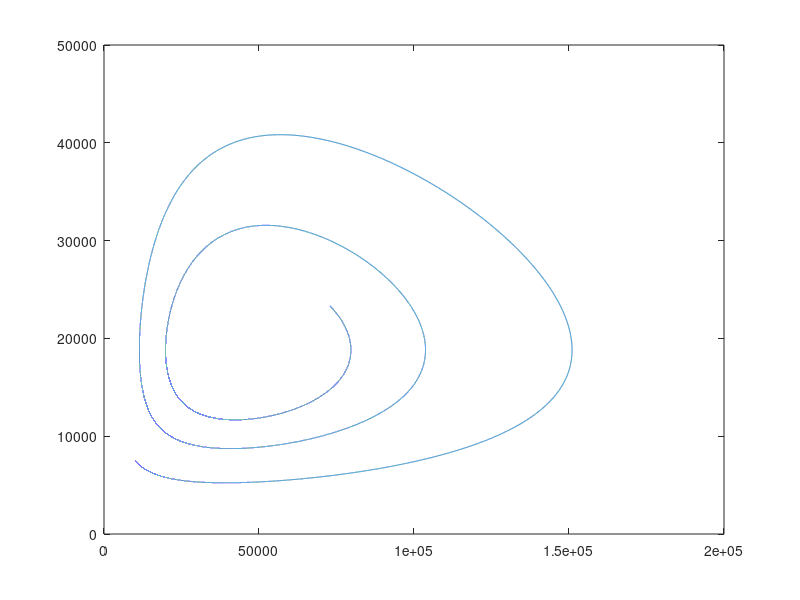

Here is the MATLAB script that generated this plot:

%clears all variables to ensure accuracy between runs.
clearvars

%------------------------------------------------------------------------%
%                        Predator Prey Model 1.a                         %
%                           Dakota Ewing                                 %
%------------------------------------------------------------------------%


%                             Variables                                  %
%------------------------------------------------------------------------%

% To is the start month.
To = 1;
% Tf is the end month.
Tf = 12;
% dt is the time step in months.
dt = .0001;
% steps is the total number of timesteps.
Steps = (Tf - To + 1)/dt;
% T is the array in which we hold all the time values. It starts at To,
% increments by the time step, and ends at the target year, Tf.
T = To:dt:Tf;

% Yo is the starting population of Tuna. 
Yo = 10000;
% Po is the starting population of Sharks.
Po = 7500;
% Ho is the population of humans, which remains constant.
Ho = 500;

% Y is the array in which we hold the number of Tuna at a given time. 
% We initialize it to all zeros, except for the first month 
% being simulated, which is initialized to Yo.
Y(To:Steps) = 0;
Y(To) = Yo;

% P is the array in which we hold the number of Sharks at a given time. 
% We initialize it to all zeros, except for the first month 
% being simulated, which is initialized to Po.
P(To:Steps) = 0;
P(To) = Po;

% H is the array in which we hold the number of Humans at a given time. 
% We initialize every value to Ho, because the number of humans remains
% constant throughout the simulation.
% NOTE: This array is created to simplify the process of expanding the
% simulation to run with non-constant human populations.
H(To:Steps) = Ho;

%Ky is the birth rate fraction of Tuna.
Ky = 2;
%Kp is the death rate fraction of Sharks.
Kp = 0.8;



%Kyp is the death proportionality constant of the Tuna by sharks.
Kyp = 0.0001;
%Kpy is the birth proportionality constant of the Sharks.
Kpy = 0.00002;
%Khf is the fishing rate of the Humans towards both Sharks and Tuna.
Khf = 0.00001;

%                             Simulation                                 %
%------------------------------------------------------------------------%


t = 1;
%while the itterator is less than or equal to the total number of steps:
while t <= Steps
    %We calculate the change in Y, P and H for a dt by subtracting the 
    % number of births from the number of deaths for the species. 
    
    %The number of births of Y is proportional to the population of Y at t.
    Ybirths = Ky * Y(t);
    %The number of deaths of Y is proportional to the number of
    % interactions between Y and P at t, plus a proportion of the
    % interactions between H and Y at t.
    Ydeaths = Kyp * Y(t) * P(t) + Khf * Y(t) * H(t);
    dy = Ybirths - Ydeaths;
    
    %The number of births of P is proportional to the number of
    % interactions between Y and P at t.
    Pbirths = Kpy * P(t) * Y(t);
    %The number of deaths of P is proportional to the population of P at t,
    %plus a proportion of interactions between P and H at t.
    Pdeaths = Kp * P(t) + Khf * P(t) * H(t);
    dp = Pbirths - Pdeaths;
    
    %The population of H does not change.
    dh = 0;
    
    %The populations at t + 1 are equal to the populations at t, plus the
    %change in the given population times the time step.
    Y(t + 1) = Y(t) + dy * dt;
    P(t + 1) = P(t) + dp * dt;
    H(t + 1) = H(t) + dp * dt;
    
    %t is incremented by 1.
    t = t + 1;   
end


%                               Plots                                    %
%------------------------------------------------------------------------%

%plots the Y and P species over time.
plot(1:Steps, P(1:Steps),1:Steps, Y(1:Steps));

%plots the Y and P species in relation to each other. 
plot(Y(1:Steps), P(1:Steps));